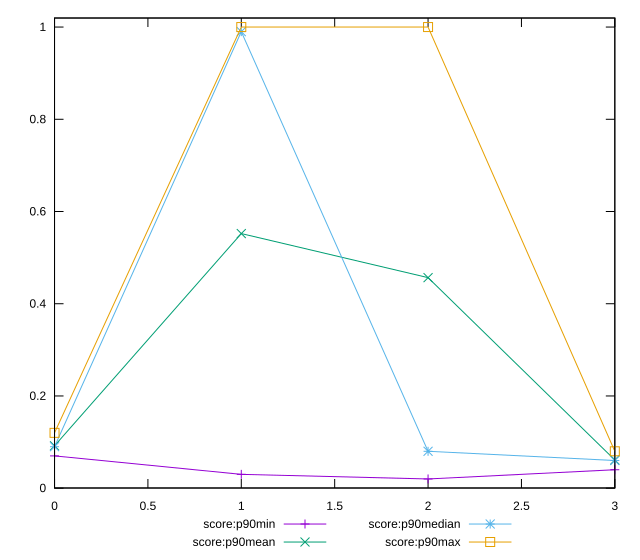

Write gnuplot code to recreate this figure.
reset

$scoreP90Min <<EOF
0 0.07
1 0.03
2 0.02
3 0.04
EOF

$scoreP90Mean <<EOF
0 0.09191489361702126
1 0.5521276595744682
2 0.45655913978494594
3 0.06117021276595741
EOF

$scoreP90Median <<EOF
0 0.09
1 0.99
2 0.08
3 0.06
EOF

$scoreP90Max <<EOF
0 0.12
1 1
2 1
3 0.08
EOF

set key outside below
set xrange [0:3]
set yrange [0.00040000000000000105:1.0196]
set trange [0.00040000000000000105:1.0196]
set terminal svg size 640, 560 enhanced background rgb 'white'
set output "reports/report_00027_2021-02-24T12-40-31.850Z/interactive/progression/score.svg"

plot $scoreP90Min title "score:p90min" with linespoints, \
     $scoreP90Mean title "score:p90mean" with linespoints, \
     $scoreP90Median title "score:p90median" with linespoints, \
     $scoreP90Max title "score:p90max" with linespoints

reset
